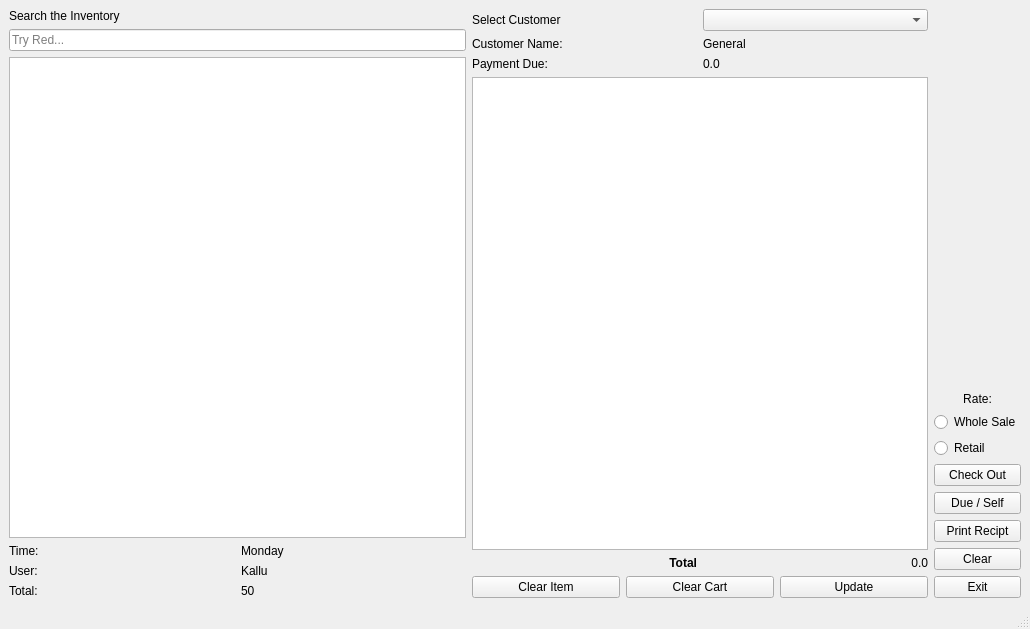
<?xml version="1.0" encoding="UTF-8"?>
<ui version="4.0">
 <class>EMS</class>
 <widget class="QMainWindow" name="EMS">
  <property name="geometry">
   <rect>
    <x>0</x>
    <y>0</y>
    <width>1030</width>
    <height>629</height>
   </rect>
  </property>
  <property name="sizeIncrement">
   <size>
    <width>19</width>
    <height>567</height>
   </size>
  </property>
  <property name="windowTitle">
   <string>EMS Custom | Routine Operations </string>
  </property>
  <property name="windowFilePath">
   <string notr="true"/>
  </property>
  <widget class="QWidget" name="centralwidget">
   <layout class="QGridLayout" name="gridLayout_4">
    <item row="0" column="0">
     <layout class="QVBoxLayout" name="verticalLayout_6">
      <item>
       <widget class="QLabel" name="label">
        <property name="text">
         <string>Search the Inventory</string>
        </property>
        <property name="alignment">
         <set>Qt::AlignLeading|Qt::AlignLeft|Qt::AlignVCenter</set>
        </property>
       </widget>
      </item>
      <item>
       <widget class="QLineEdit" name="ivn_sb">
        <property name="placeholderText">
         <string>Try Red...</string>
        </property>
       </widget>
      </item>
      <item>
       <widget class="QTableWidget" name="ivn">
        <property name="alternatingRowColors">
         <bool>true</bool>
        </property>
        <property name="selectionMode">
         <enum>QAbstractItemView::SingleSelection</enum>
        </property>
        <property name="selectionBehavior">
         <enum>QAbstractItemView::SelectRows</enum>
        </property>
        <property name="textElideMode">
         <enum>Qt::ElideRight</enum>
        </property>
        <property name="gridStyle">
         <enum>Qt::NoPen</enum>
        </property>
        <property name="sortingEnabled">
         <bool>true</bool>
        </property>
       </widget>
      </item>
      <item>
       <layout class="QVBoxLayout" name="verticalLayout_5">
        <item>
         <layout class="QHBoxLayout" name="horizontalLayout">
          <item>
           <widget class="QLabel" name="label_7">
            <property name="text">
             <string>Time:</string>
            </property>
           </widget>
          </item>
          <item>
           <widget class="QLabel" name="time_label">
            <property name="text">
             <string>Monday</string>
            </property>
           </widget>
          </item>
         </layout>
        </item>
        <item>
         <layout class="QHBoxLayout" name="horizontalLayout_2">
          <item>
           <widget class="QLabel" name="label_8">
            <property name="text">
             <string>User:</string>
            </property>
           </widget>
          </item>
          <item>
           <widget class="QLabel" name="user_label">
            <property name="text">
             <string>Kallu</string>
            </property>
           </widget>
          </item>
         </layout>
        </item>
        <item>
         <layout class="QHBoxLayout" name="horizontalLayout_3">
          <item>
           <widget class="QLabel" name="label_9">
            <property name="text">
             <string>Total:</string>
            </property>
           </widget>
          </item>
          <item>
           <widget class="QLabel" name="garbage">
            <property name="text">
             <string>50</string>
            </property>
           </widget>
          </item>
         </layout>
        </item>
       </layout>
      </item>
     </layout>
    </item>
    <item row="0" column="1">
     <layout class="QVBoxLayout" name="verticalLayout">
      <item>
       <layout class="QGridLayout" name="gridLayout">
        <item row="0" column="0">
         <widget class="QLabel" name="label_2">
          <property name="text">
           <string>Select Customer</string>
          </property>
         </widget>
        </item>
        <item row="0" column="1">
         <widget class="QComboBox" name="comboBox"/>
        </item>
        <item row="1" column="0">
         <widget class="QLabel" name="label_3">
          <property name="text">
           <string>Customer Name:</string>
          </property>
         </widget>
        </item>
        <item row="1" column="1">
         <widget class="QLabel" name="c_name">
          <property name="text">
           <string>General</string>
          </property>
         </widget>
        </item>
        <item row="2" column="0">
         <widget class="QLabel" name="label_5">
          <property name="text">
           <string>Payment Due:</string>
          </property>
         </widget>
        </item>
        <item row="2" column="1">
         <widget class="QLabel" name="due_label">
          <property name="text">
           <string>0.0</string>
          </property>
         </widget>
        </item>
       </layout>
      </item>
      <item>
       <widget class="QTableWidget" name="cart"/>
      </item>
      <item>
       <layout class="QHBoxLayout" name="horizontalLayout_5">
        <item>
         <widget class="QLabel" name="label_6">
          <property name="font">
           <font>
            <weight>75</weight>
            <bold>true</bold>
           </font>
          </property>
          <property name="text">
           <string>Total</string>
          </property>
          <property name="alignment">
           <set>Qt::AlignRight|Qt::AlignTrailing|Qt::AlignVCenter</set>
          </property>
         </widget>
        </item>
        <item>
         <widget class="QLabel" name="total_amt">
          <property name="text">
           <string>0.0</string>
          </property>
          <property name="alignment">
           <set>Qt::AlignRight|Qt::AlignTrailing|Qt::AlignVCenter</set>
          </property>
         </widget>
        </item>
       </layout>
      </item>
      <item>
       <layout class="QHBoxLayout" name="horizontalLayout_4">
        <item>
         <widget class="QPushButton" name="clear_item">
          <property name="text">
           <string>Clear Item</string>
          </property>
         </widget>
        </item>
        <item>
         <widget class="QPushButton" name="clear_cart">
          <property name="text">
           <string>Clear Cart</string>
          </property>
         </widget>
        </item>
        <item>
         <widget class="QPushButton" name="update">
          <property name="text">
           <string>Update</string>
          </property>
         </widget>
        </item>
       </layout>
      </item>
     </layout>
    </item>
    <item row="0" column="2">
     <layout class="QGridLayout" name="gridLayout_3">
      <item row="0" column="0">
       <layout class="QGridLayout" name="gridLayout_2">
        <item row="0" column="0">
         <widget class="QLabel" name="label_4">
          <property name="text">
           <string>Rate:</string>
          </property>
          <property name="alignment">
           <set>Qt::AlignBottom|Qt::AlignHCenter</set>
          </property>
         </widget>
        </item>
        <item row="1" column="0">
         <widget class="QRadioButton" name="radioButton_2">
          <property name="text">
           <string>Whole Sale</string>
          </property>
         </widget>
        </item>
        <item row="2" column="0">
         <widget class="QRadioButton" name="radioButton">
          <property name="text">
           <string>Retail</string>
          </property>
         </widget>
        </item>
       </layout>
      </item>
      <item row="1" column="0">
       <layout class="QVBoxLayout" name="verticalLayout_2">
        <item>
         <widget class="QPushButton" name="chk_out">
          <property name="text">
           <string>Check Out</string>
          </property>
         </widget>
        </item>
        <item>
         <widget class="QPushButton" name="due_self">
          <property name="text">
           <string>Due / Self</string>
          </property>
         </widget>
        </item>
        <item>
         <widget class="QPushButton" name="print_recipt">
          <property name="text">
           <string>Print Recipt</string>
          </property>
         </widget>
        </item>
        <item>
         <widget class="QPushButton" name="clr">
          <property name="text">
           <string>Clear</string>
          </property>
         </widget>
        </item>
        <item>
         <widget class="QPushButton" name="exit">
          <property name="text">
           <string>Exit</string>
          </property>
         </widget>
        </item>
       </layout>
      </item>
     </layout>
    </item>
   </layout>
  </widget>
  <widget class="QMenuBar" name="menubar">
   <property name="geometry">
    <rect>
     <x>0</x>
     <y>0</y>
     <width>1030</width>
     <height>25</height>
    </rect>
   </property>
  </widget>
  <widget class="QStatusBar" name="statusbar"/>
 </widget>
 <resources/>
 <connections/>
</ui>
